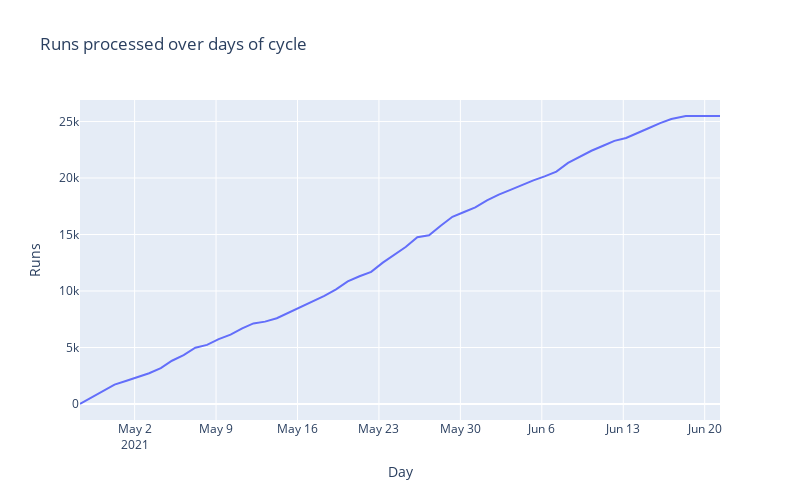

Source (notebook cell):
### Code cell
fig = go.Figure()
fig.add_trace(go.Scatter(x=x_day, y=y_count))
fig.update_layout(title='Runs processed over days of cycle', width=800, height=500, xaxis_title="Day", yaxis_title="Runs")
fig.show()
